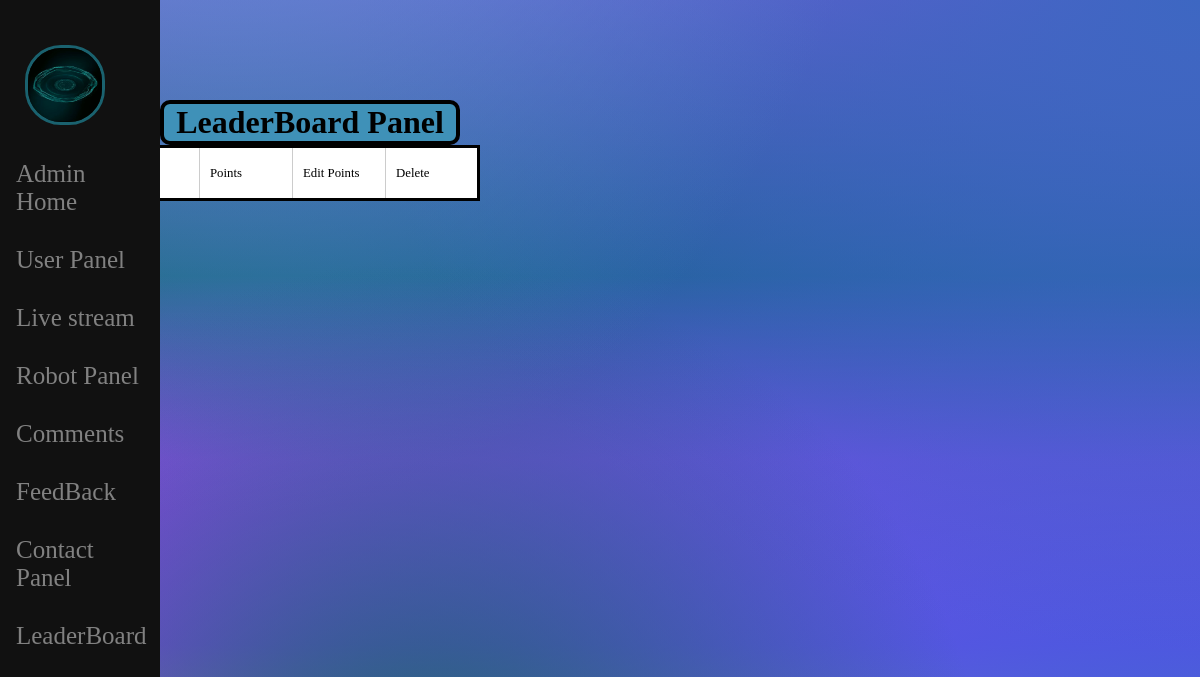
Before: /leaderboardpanel.php with the older database file.
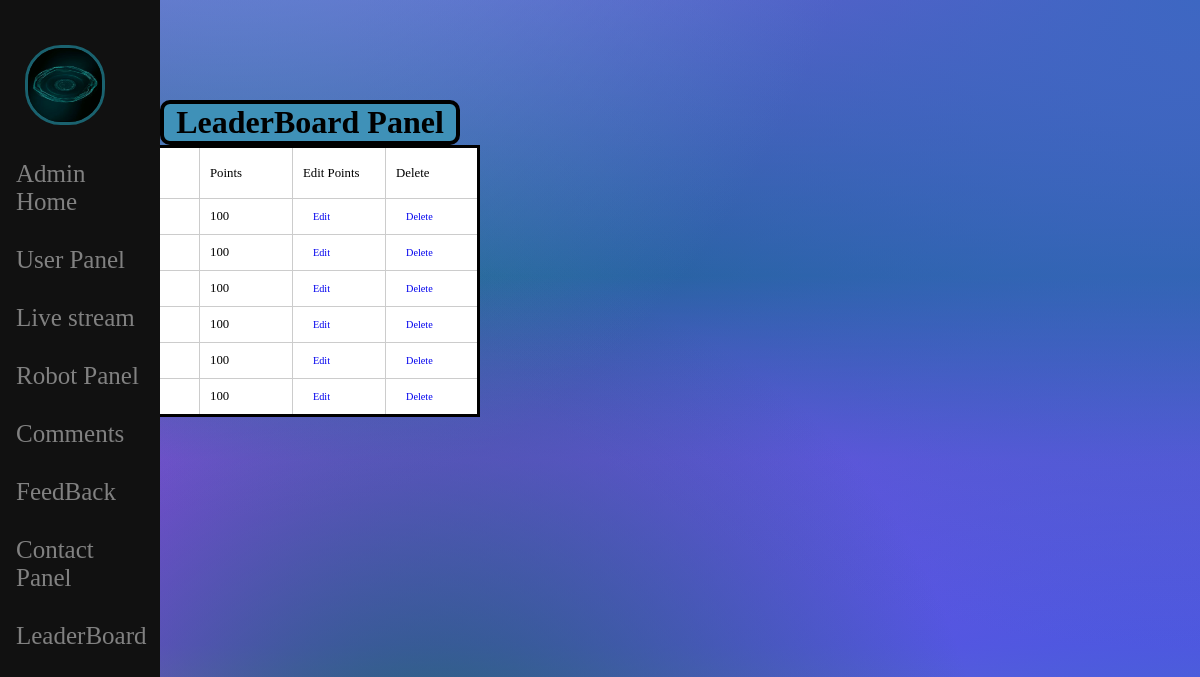
After: the same page with the newer database file.
### tables this page shows
CREATE TABLE `robots` (
  `robotName` varchar(100) NOT NULL,
  `serialNum` varchar(255) NOT NULL,
  `sound` blob NOT NULL,
  `robotPicture` varchar(50) NOT NULL,
  `teamName` varchar(255) NOT NULL,
  `points` int(11) NOT NULL,
  `password` varchar(255) NOT NULL,
  `mac` varchar(40) NOT NULL,
  `ip` varchar(40) NOT NULL
);

### leaderboardpanel.php (the view, shortened to what this page needs)
<?php
    include "SideBar.php";
?>
<!DOCTYPE html>
<html lang="en">
<head>
    <link href="./style/style.css" type="text/css" rel="stylesheet">
</head>
<body>
        <?php
            $sql = "SELECT * FROM robots";
            $stmt = mysqli_prepare($conn, $sql) OR DIE ("Preparation Error" . mysqli_error($conn));
            mysqli_stmt_execute($stmt) OR DIE ("Error getting data");
            $result = mysqli_stmt_get_result($stmt);
        ?>
        <h1 class="Titlepanel">LeaderBoard Panel</h1>
        <div class="streamContainer">
        <div class="body">
        <table class="table">
            <tr class="userpanelspace">
                <td class="td"> Robot Name </td>
                <td class="td"> Serial Number </td>
                <td class="td"> Points</td>
                <td class="td"> Edit Points</td>
                <td class="td">Delete</td>
            </tr>
            <?php
                 while ($row = mysqli_fetch_assoc($result)) {
                    $robotname = $row['robotName'];
                    $serielnum = $row['serialNum'];
                    $points = $row['points'];
            ?>
                <tr>
                    <td class="td"><?php echo $robotname ?></td>
                    <td class="td"><?php echo $serielnum ?></td>
                    <td class="td"><?php echo $points ?></td>
                    <td class="td"><a href="updatePoints.php" class="td">Edit</a></td>
                    <td class="td"><a href="Robotpanel.php?mac=<?php echo $row['mac']; ?>" class="td">Delete</a></td>
                </tr>
        <?php
             }
        ?>
        </table>
        </div>
        </div>
</body>
</html>

Changed rows visible on the page:
added robots: points "100"
added robots: points "100"
added robots: points "100"
added robots: points "100"
added robots: points "100"
added robots: points "100"
